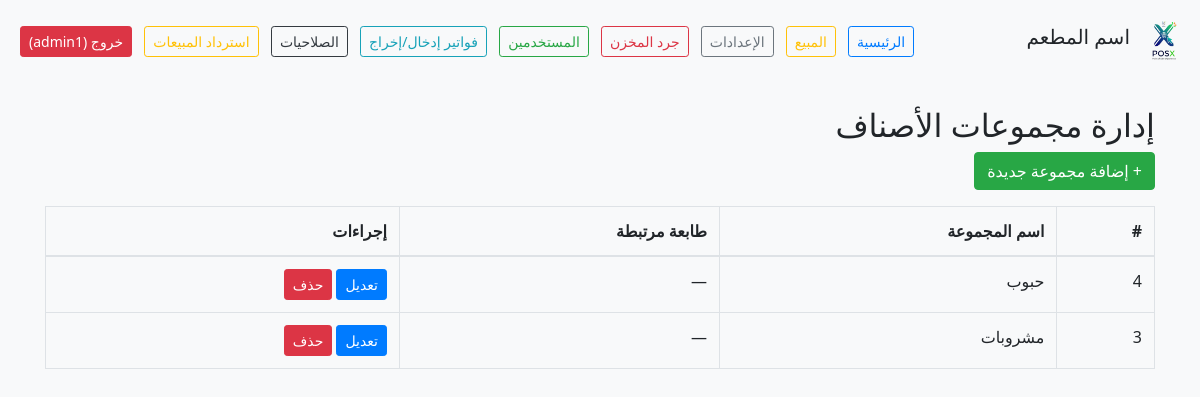
The app's page /public/groups.php (signed in), older data.
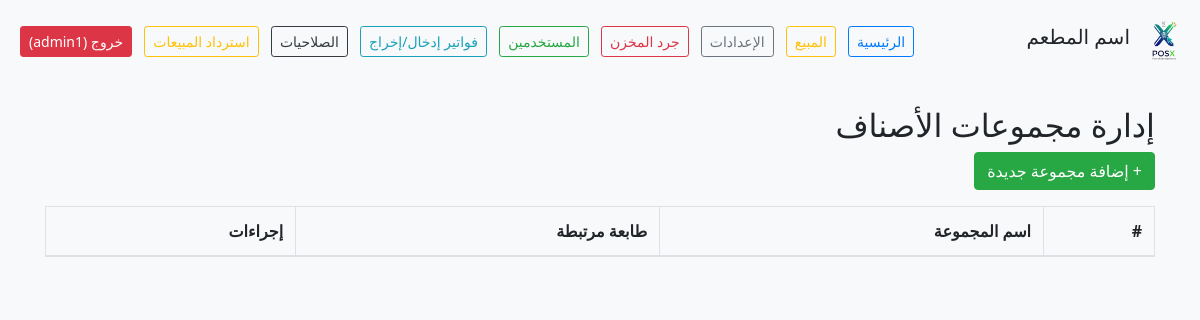
The same page, newer data.
### tables this page shows
CREATE TABLE Groups (
	id INTEGER PRIMARY KEY AUTOINCREMENT,
	name TEXT NOT NULL,
	printer_id INTEGER REFERENCES Printers(id) ON DELETE SET NULL
);

### src/Group.php (called while the page is built, shortened)
<?php
class Group
{
    private PDO $db;
    public function __construct(PDO $db)
    {
        $this->db = $db;
    }
    public function all(): array
    {
        $stmt = $this->db->query('
            SELECT g.id, g.name, g.printer_id, p.name AS printer_name
            FROM Groups g
            LEFT JOIN Printers p ON g.printer_id = p.id
            ORDER BY g.name
        ');
        return $stmt->fetchAll(PDO::FETCH_ASSOC);
    }
}

### public/groups.php (the view, shortened to what this page needs)
<?php
require_once __DIR__ . '/../src/init.php';
require_once __DIR__ . '/../src/Group.php';
$groupModel   = new Group($db);
$groups   = $groupModel->all();
?>
<?php include 'header.php'; ?>
<h2>إدارة مجموعات الأصناف</h2>
<a href="group_form.php" class="btn btn-success mb-3">+ إضافة مجموعة جديدة</a>
<table class="table table-bordered">
  <thead>
    <tr>
      <th>#</th>
      <th>اسم المجموعة</th>
      <th>طابعة مرتبطة</th>
      <th>إجراءات</th>
    </tr>
  </thead>
  <tbody>
    <?php foreach ($groups as $g): ?>
      <tr>
        <td><?= htmlspecialchars($g['id']) ?></td>
        <td><?= htmlspecialchars($g['name']) ?></td>
        <td><?= htmlspecialchars($g['printer_name'] ?? '—') ?></td>
        <td>
          <a href="group_form.php?id=<?= $g['id'] ?>" class="btn btn-sm btn-primary">تعديل</a>
          <form action="group_delete.php?id=<?= $g['id'] ?>" method="post" style="display:inline" onsubmit="return confirm('هل تريد حذف هذه المجموعة؟');">
            <button type="submit" class="btn btn-sm btn-danger" data-auth="btn_delete_item">حذف</button>
          </form>
        </td>
      </tr>
    <?php endforeach; ?>
  </tbody>
</table>
</main>
</body>
</html>

Row changes from the older to the newer data that the page shows:
removed groups: id "4", name "حبوب", printer_name "—"
removed groups: id "3", name "مشروبات", printer_name "—"
